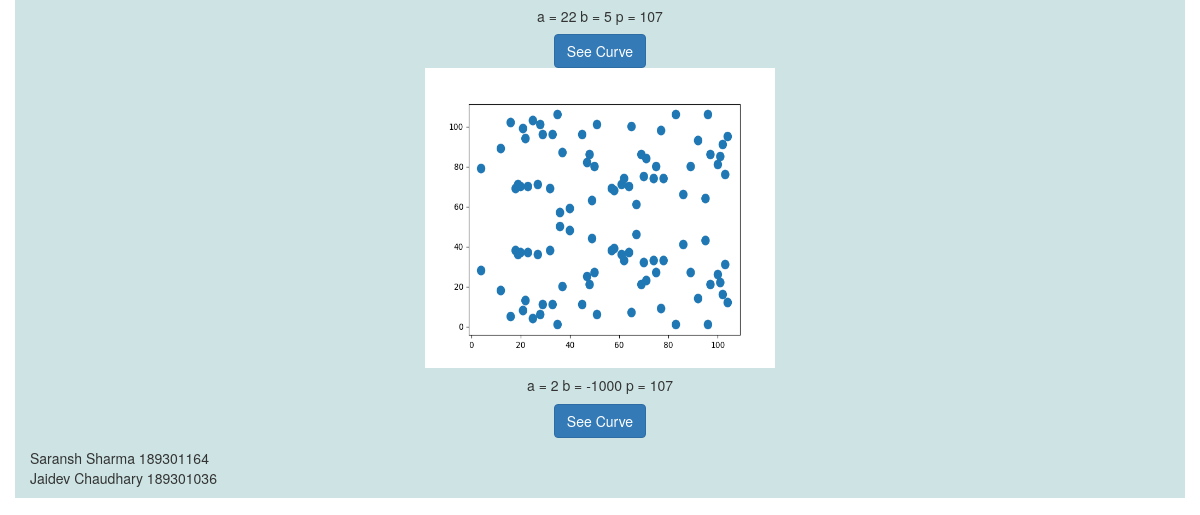
Page /made (lower part) on the earlier database version.
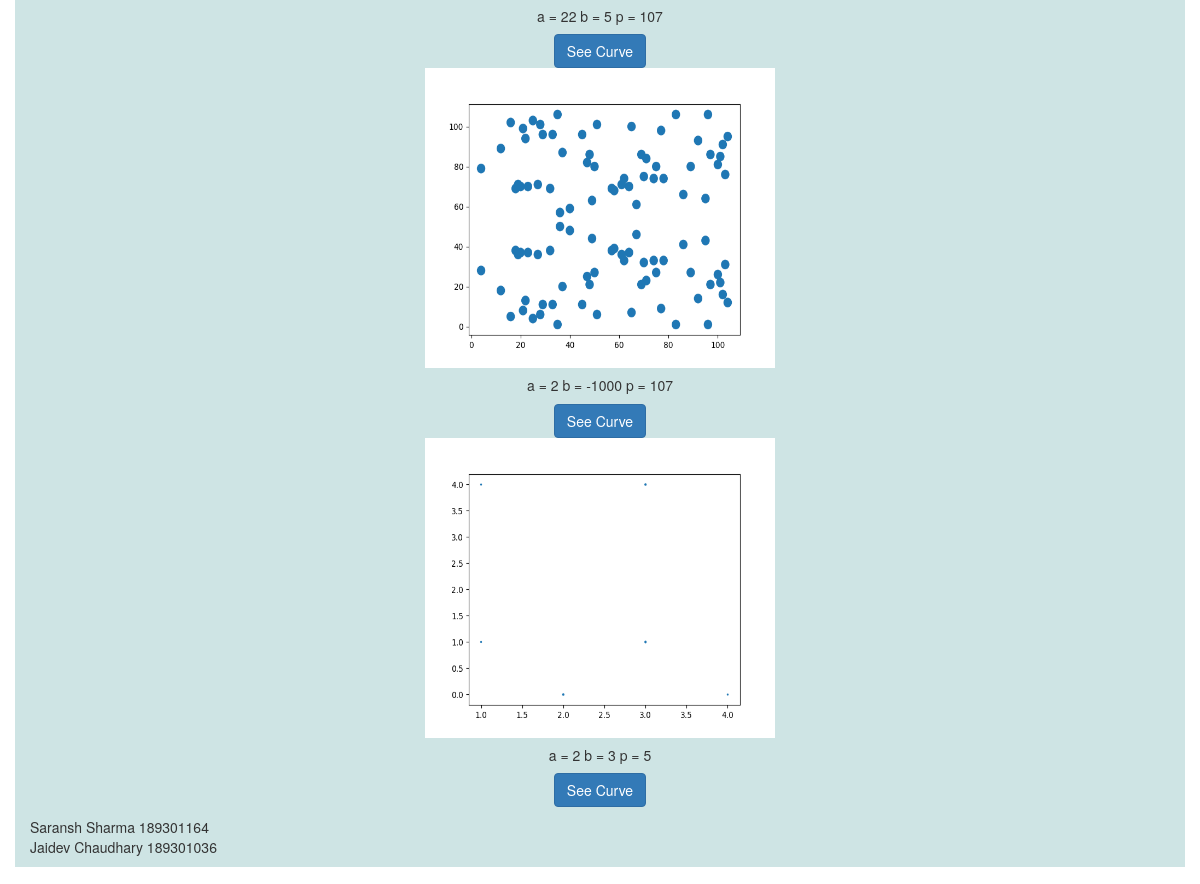
Same page on the later database version.
### curve/models.py (models this page shows)
class ScatterMade(db.Model):
	index = db.Column(db.Integer, primary_key=True)
	name = db.Column(db.String, unique=True)

### curve/views.py (the view)
@curves.route("/made")
def made():
	previous = ScatterMade.query.all()
	return render_template("prev.html",previous=previous)

### curve/templates/prev.html (shortened to what this page needs)
{% extends 'bootstrap/base.html' %} {% import 'bootstrap/wtf.html' as wtf %}  {% block content %}
<div
  class="container"
  style="background-color: rgba(12, 122, 122, 0.2); margin-bottom: 30px"
>
  <div class="row">
    <div class="col-sm-6">
      {% for image in previous %}
      <div class="card text-center m-2" style="border-radius: 30px">
        <img
          style="height: 300px; width: 350px"
          class="card-img-top ml-5"
          src="{{url_for('cy.static',filename=image.name)}}"
          alt="Unavailable"
        />
        <div class="card-body">
          <h5 class="card-title">
            a = {{image.name.strip('.png')[2:].split("&")[0]}} b =
            {{image.name.strip('.png')[2:].split("&")[1]}} p =
            {{image.name.strip('.png')[2:].split("&")[2]}}
          </h5>
          <a
            href="{{'/curve/'+image.name.strip('.png')[2:]}}"
            class="btn btn-primary"
            >See Curve</a
          >
        </div>
      </div>
      {% endfor %}
    </div>
  </div>
  <p style="margin-top: 10px; margin-bottom: 10px">
    Saransh Sharma 189301164<br />Jaidev Chaudhary 189301036
  </p>
</div>
{% endblock content %}

Differences in the rows shown:
added ScatterMade: name (picture), name "2", name "3", name "5"
